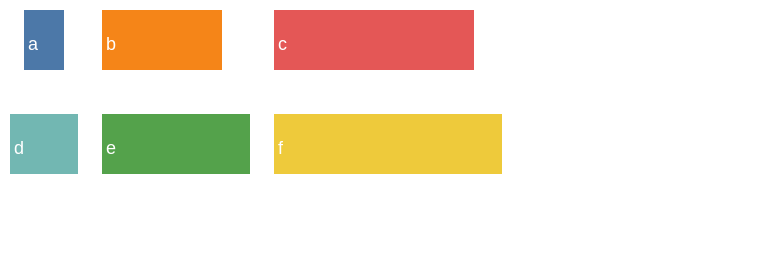

Vega-Lite specification stored for this chart:
### Vega specification from a JSON file in a GitHub repository (floating-point values rounded to 4 significant figures)
{"$schema": "https://vega.github.io/schema/vega/v6.json", "description": "layout center puts a cell narrower than its column in the middle of it rather than at its start. Six cells of six different widths in a three-column grid: every cell but the widest of each column is nudged by half its column's slack.", "width": 380, "height": 120, "padding": 5, "background": "white", "data": [{"name": "t", "values": [{"c": "a", "w": 20}, {"c": "b", "w": 60}, {"c": "c", "w": 100}, {"c": "d", "w": 34}, {"c": "e", "w": 74}, {"c": "f", "w": 114}]}], "scales": [{"name": "colour", "type": "ordinal", "domain": {"data": "t", "field": "c"}, "range": "category"}], "marks": [{"type": "group", "layout": {"columns": 3, "padding": {"row": 12, "column": 12}, "align": "each", "center": true, "bounds": "full"}, "marks": [{"type": "group", "from": {"facet": {"data": "t", "name": "cell", "groupby": "c"}}, "encode": {"enter": {"height": {"value": 40}}}, "marks": [{"type": "rect", "from": {"data": "cell"}, "encode": {"enter": {"x": {"value": 0}, "width": {"field": "w"}, "y": {"value": 0}, "height": {"value": 30}, "fill": {"scale": "colour", "field": "c"}}}}, {"type": "text", "from": {"data": "cell"}, "encode": {"enter": {"x": {"value": 2}, "y": {"value": 20}, "text": {"field": "c"}, "fontSize": {"value": 9}, "fill": {"value": "#ffffff"}}}}]}]}]}
